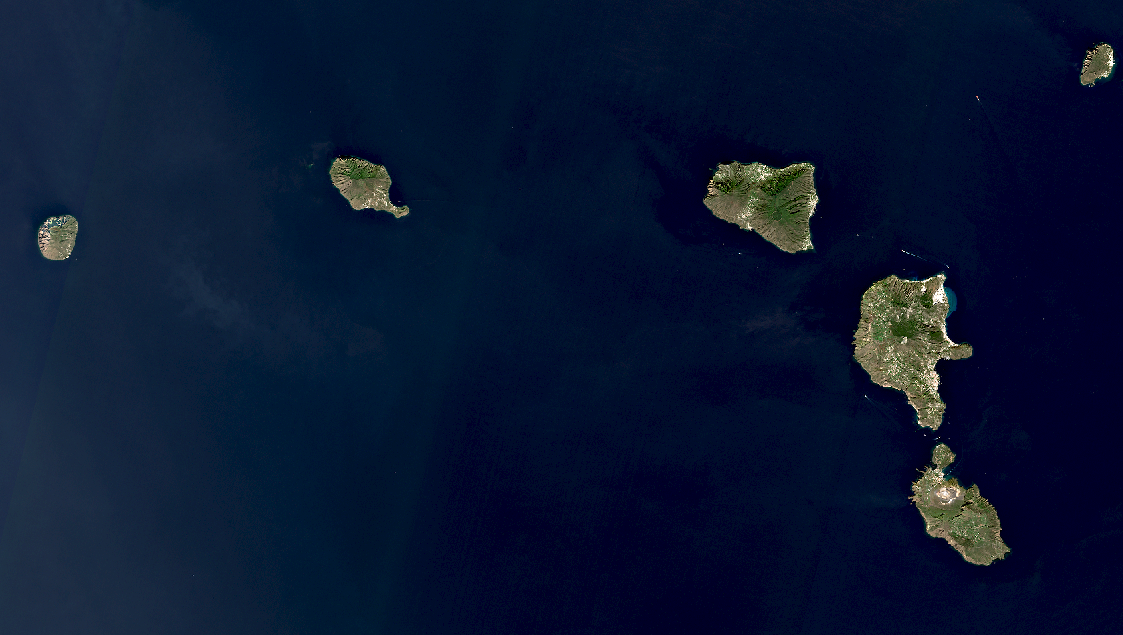
#> input picture Aeolean_sentinel2.png, 1123 x 635 px
$ jupyter execute Q3.ipynb
#> lines starting #> are read from the running program, lines starting #| are printed output that depends on the picture; after the words box and inside, x2 and y2 are one past the last pixel; in counts of white or black regions, pixels touching at a corner belong together
Task 3 – Edge/Contour Detection (AA2.6, AA3.2)

You will be provided with an RGB image containing a satellite image of the Aeolian Islands situated above Sicily. (Sample 1),

called Aeolean_sentinel2.png (Do not forget to load any required packages)

Create an algorithm which draws contours around the edges of the islands and displays the number of islands in the image as follows:

[cell 1]
import cv2
import numpy as np
import matplotlib.pyplot as plt

a) Read ‘Aeolean_sentinel2.png’ and display the satellite image.

b) Convert to grayscale.

[cell 2]
img = cv2.imread('Aeolean_sentinel2.png')
#> img is the input picture: shape (635, 1123, 3); mean B, G, R 48.7, 21.5, 8.6
img = cv2.cvtColor(img, cv2.COLOR_BGR2RGB)
grey = cv2.cvtColor(img, cv2.COLOR_RGB2GRAY)
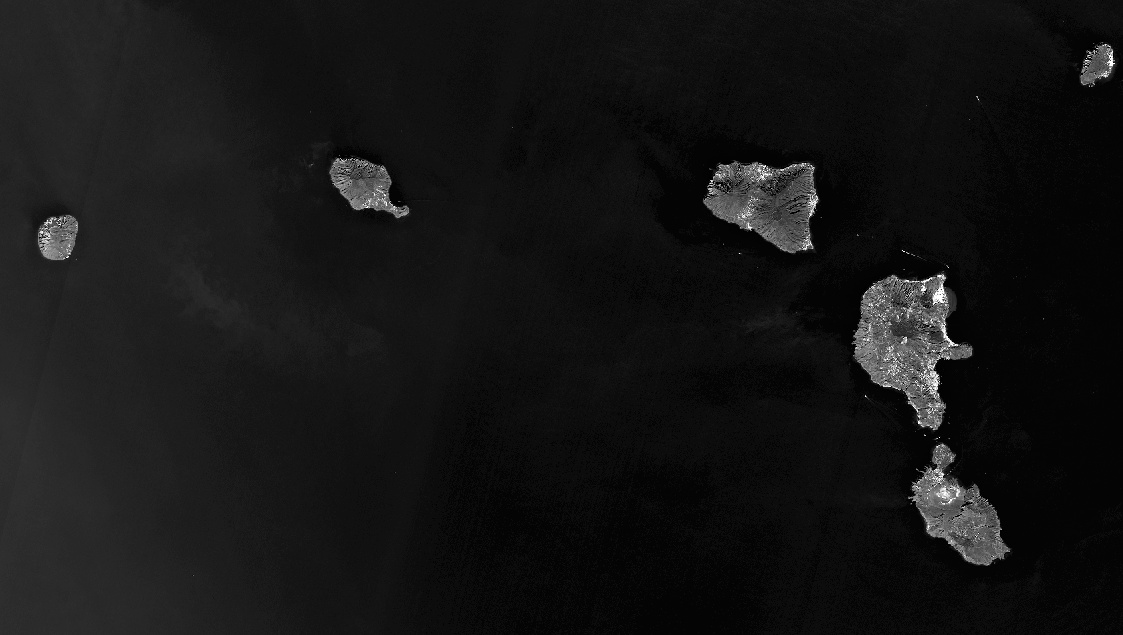
#> grey: shape (635, 1123); min 0, max 255, mean 20.7

plt.figure(figsize=(18, 18))
plt.imshow(grey, cmap='gray')
plt.show()

c) Convert the grayscale image into a binary image using a threshold of 50 and a maximum value of 255. (Sample 2)

[cell 3]
_, binary = cv2.threshold(grey, 50, 255, cv2.THRESH_BINARY)
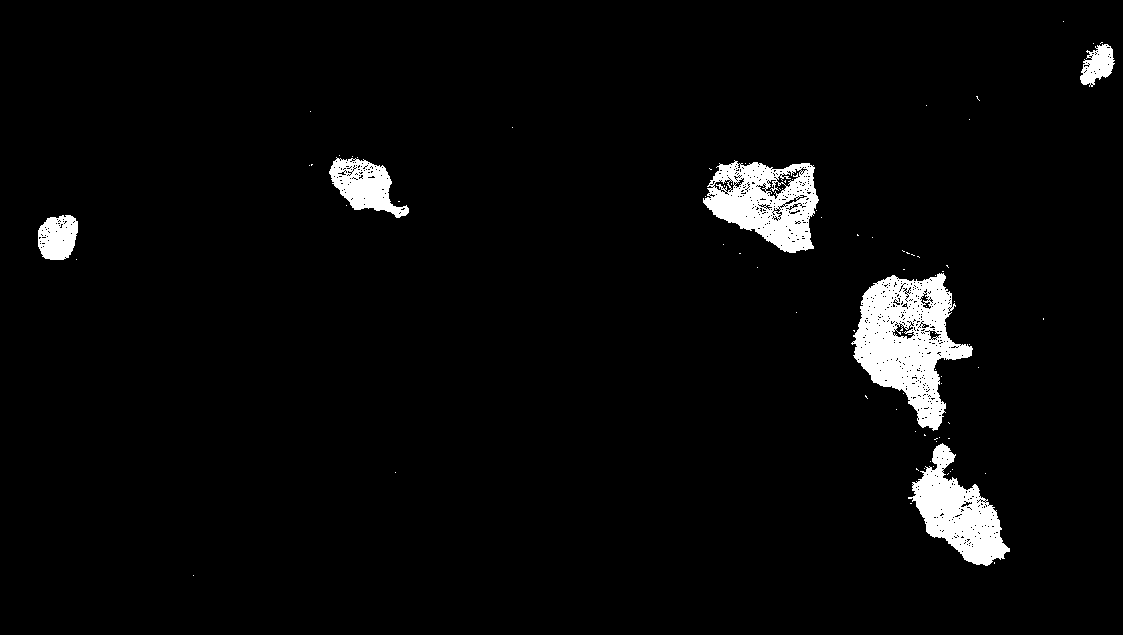
#> binary: shape (635, 1123); 3.7% white; 82 white regions (76 under 20 px), largest, box (x1, y1, x2, y2) and area: (851, 273, 973, 431) 9752, (703, 160, 819, 253) 6315, (908, 443, 1010, 566) 5673, (329, 157, 409, 218) 2478, (38, 215, 78, 260) 1416, (1080, 44, 1115, 87) 900

plt.figure(figsize=(18, 18))
plt.imshow(binary, cmap='gray')
plt.show()

d)      Apply morphological opening using a 3x3 structural element to clean up the image from unwanted artifacts/noise.

e)      Apply morphological closing using a 15x15 structural element to clean up the image from unwanted artifacts/noise.

[cell 4]
open = np.ones((3,3), np.uint8)
close = np.ones((15, 15), np.uint8)

imgMorph = cv2.morphologyEx(binary, cv2.MORPH_OPEN, open)
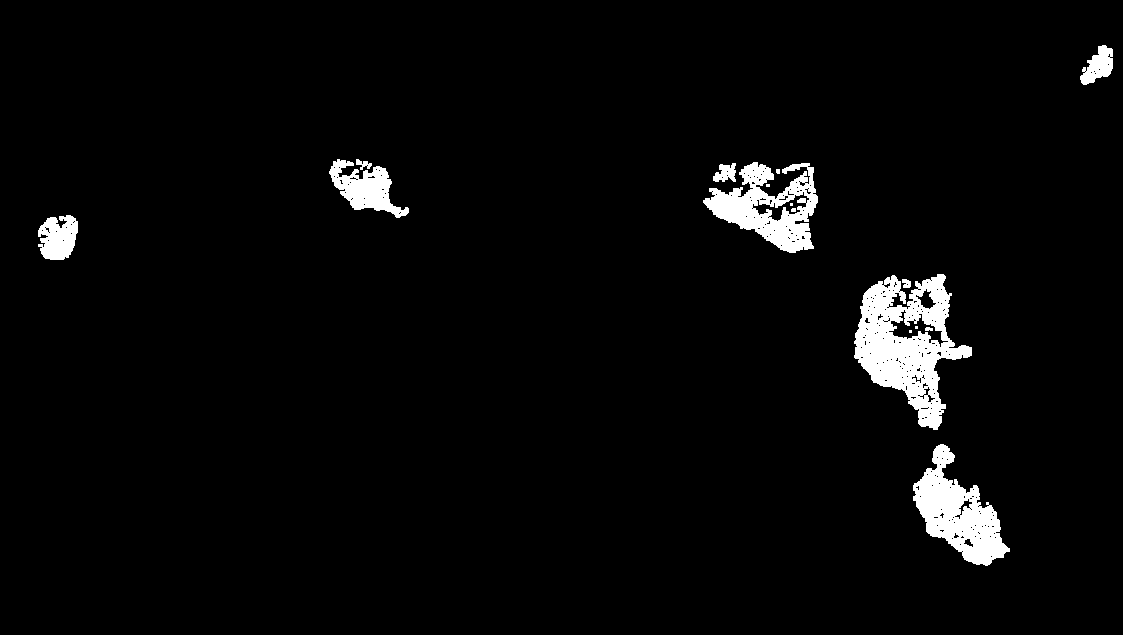
#> imgMorph: shape (635, 1123); 3.4% white; 16 white regions (6 under 20 px), largest, box (x1, y1, x2, y2) and area: (854, 274, 972, 430) 8865, (913, 444, 1010, 566) 5457, (703, 162, 818, 253) 5080
imgMorph = cv2.morphologyEx(imgMorph, cv2.MORPH_CLOSE, close)
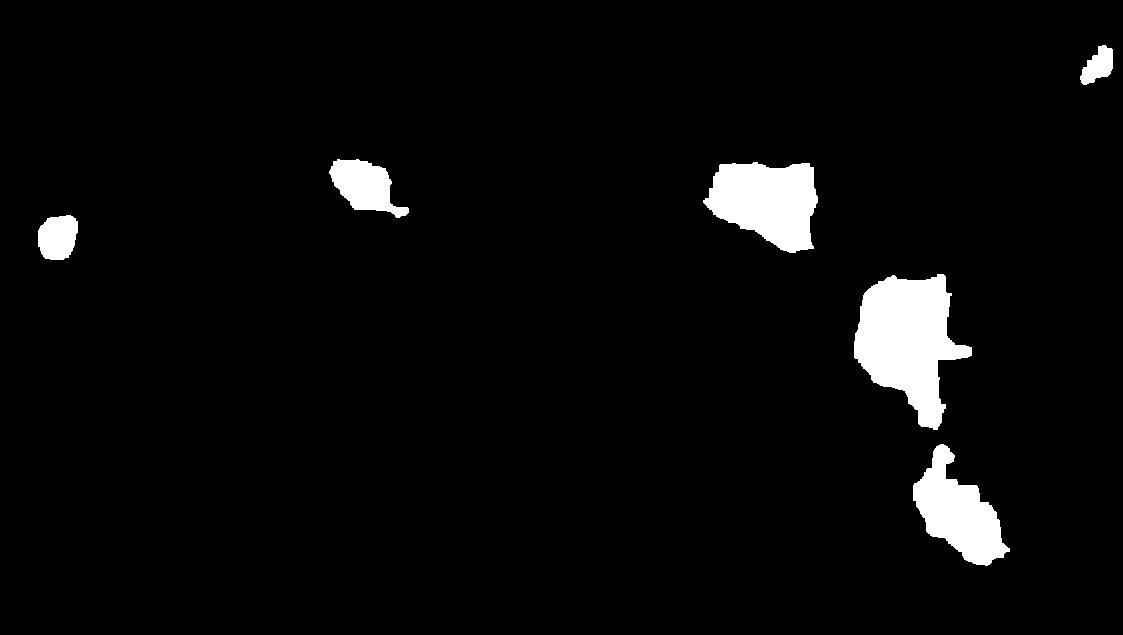
#> imgMorph: shape (635, 1123); 4% white; 6 white regions

plt.figure(figsize=(18, 18))
plt.imshow(imgMorph, cmap='gray')
plt.show()

f) Use the cv2.findContours() function to retrieve all contours in the image.

[cell 5]
contours,hierarchy = cv2.findContours(imgMorph, cv2.RETR_TREE, cv2.CHAIN_APPROX_SIMPLE)
#> contours = 6 contours; box (x1, y1, x2, y2) and area: (854, 274, 972, 430) 10354, (703, 162, 818, 253) 7129, (913, 444, 1010, 566) 5678, (329, 159, 409, 218) 2510, (38, 215, 78, 260) 1398, (1080, 45, 1113, 85) 748
print(contours)
#> (printed output is left out)

g) Iterate through the list of contours to draw the contours around the edge of each island using cv2.drawContours()

h) Use len() function on the contours list, or keep a record of the number of contour iterations to count number of islands.

i) Display the result (Sample 4) and print out the number of islands in the console.

[cell 6]
count = 0

for c in contours:
    M = cv2.moments(c)
    cX = int(M['m10']/M['m00'])
    cY = int(M['m01']/M['m00'])
    hull = cv2.convexHull(c)
    cv2.circle(img, (cX, cY), 2, (255, 0, 0), -1)
    cv2.drawContours(img, [hull], 0, (0, 255, 0), 2)
    count += 1
#> this loop made 6 passes
#> (cX, cY) on passes 1 to 6: (957, 512), (907, 340), (57, 236), (766, 201), (364, 185), (1097, 65)
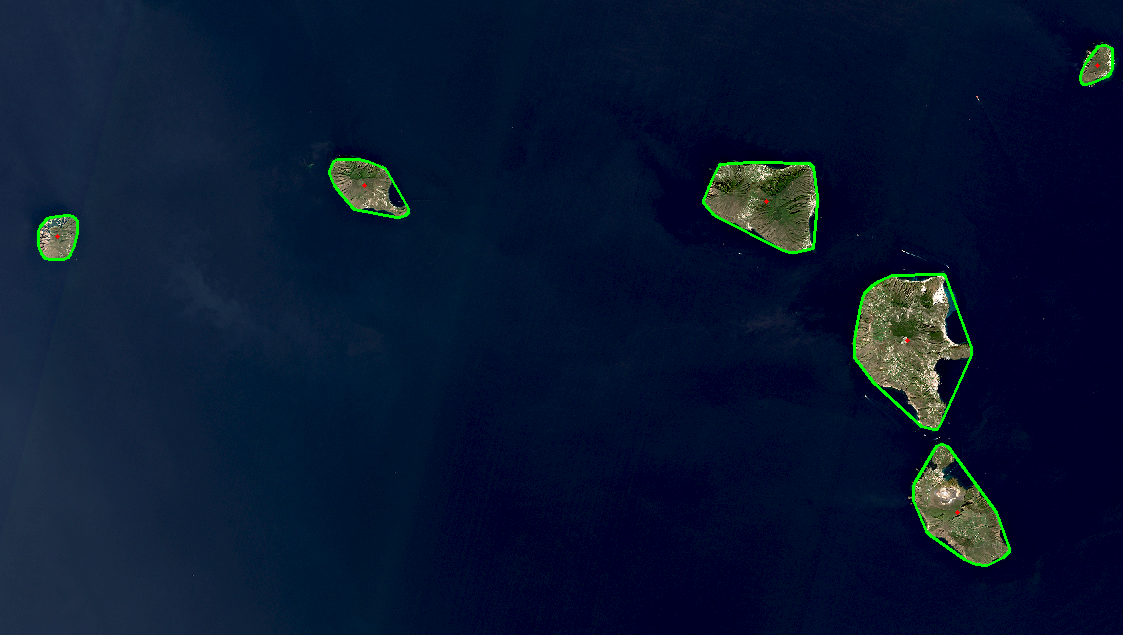
#> img: shape (635, 1123, 3); mean R, G, B 8.4, 22.8, 48.3
#> after the loop, count = 6

plt.figure(figsize=(18, 18))
plt.imshow(img)
plt.show()

print("contour count:", count)
